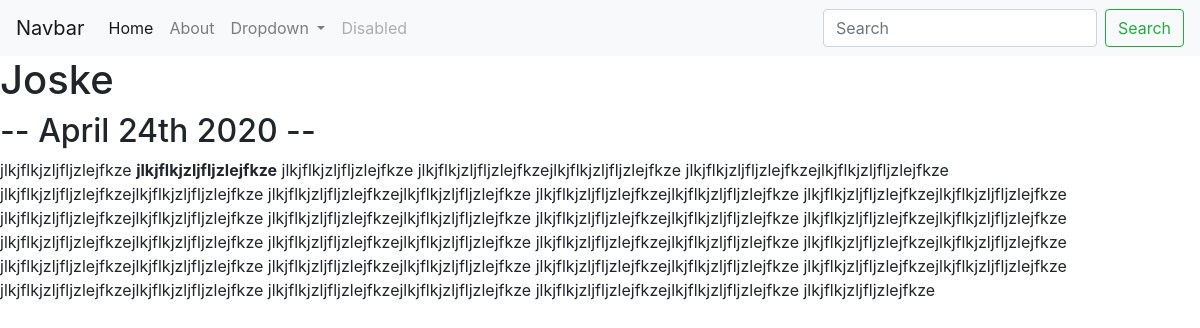
The app's page /blog/4/ with its own data.
### blog/models.py (models this page shows, shortened)
class Blog(models.Model):
    title = models.CharField(max_length=200)
    description = models.TextField()
    date = models.DateField()

### blog/views.py (the view)
# urls.py: path('<int:blog_id>/', views.detail, name='detail'),
def detail(request, blog_id):
    blog = get_object_or_404(Blog, pk=blog_id)
    return render(request, 'blog/detail.html', {'blog':blog})

### blog/templates/blog/detail.html
{% extends 'portfolio/base.html' %}
{% block content %}
<h1>{{ blog.title }}</h1>
<h2>-- {{ blog.date|date:'F jS Y' }} --</h2>
<p>{{ blog.description|safe }}</p>
{% endblock %}

### records on screen
Blog: title "Joske", date "April 24th 2020", description "jlkjflkjzljfljzlejfkze jlkjflkjzljfljzlejfkze jlkjflkjzljfljzlejfkze jlkjflkjzljfljzlejfkzejlkjflkjzljfljzlejfkze jlkjflkjzljfljzlejfkzejlkjflkjzljfljzlejfkze jlkjflkjzljfljzlejfkzejlkjflkjzljfljzlejfkze jlkjflkjzljfljzlejfkzejlkjflkjzljfljzlejfkze jlkjflkjzljfljzlejfkzejlkjflkjzljfljzlejfkze jlkjflkjzljfljzlejfkzejlkjflkjzljfljzlejfkze jlkjflkjzljfljzlejfkzejlkjflkjzljfljzlejfkze jlkjflkjzljfljzlejfkzejlkjflkjzljfljzlejfkze jlkjflkjzljfljzlejfkzejlkjflkjzljfljzlejfkze jlkjflkjzljfljzlejfkzejlkjflkjzljfljzlejfkze jlkjflkjzljfljzlejfkzejlkjflkjzljfljzlejfkze jlkjflkjzljfljzlejfkzejlkjflkjzljfljzlejfkze jlkjflkjzljfljzlejfkzejlkjflkjzljfljzlejfkze jlkjflkjzljfljzlejfkzejlkjflkjzljfljzlejfkze…"
